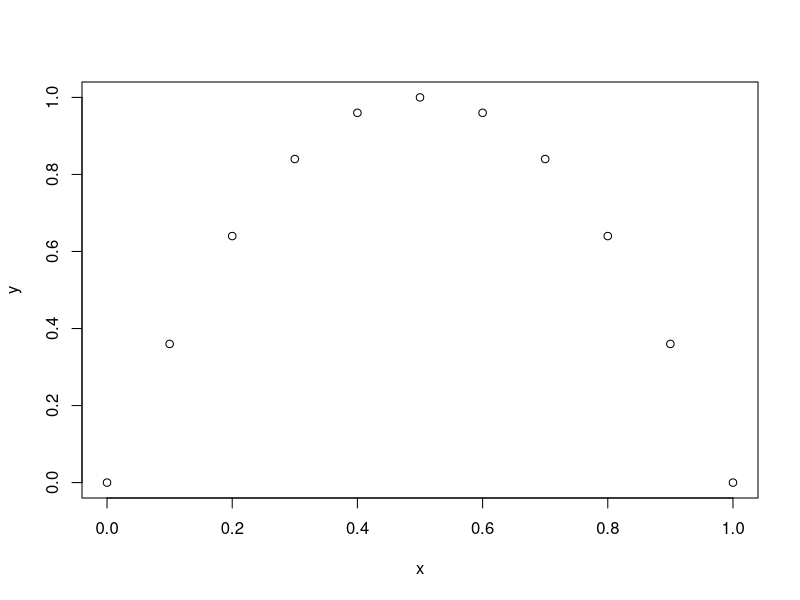
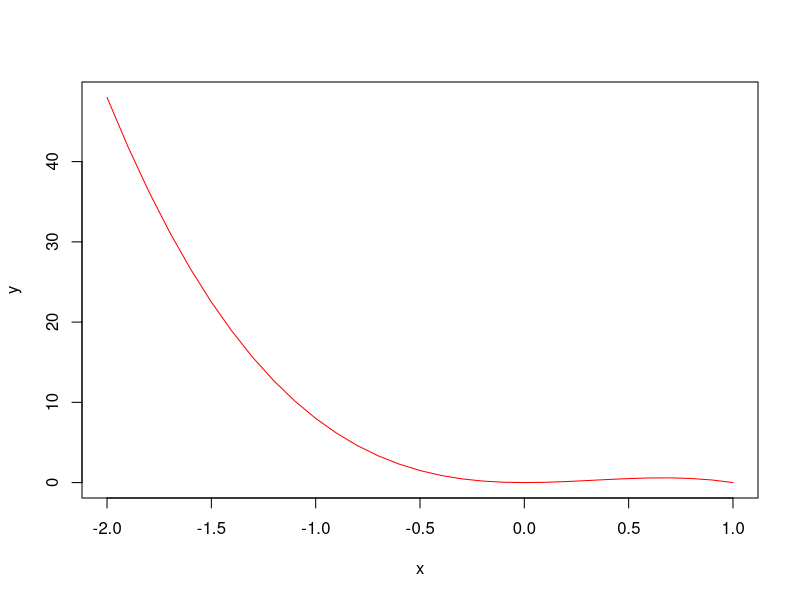
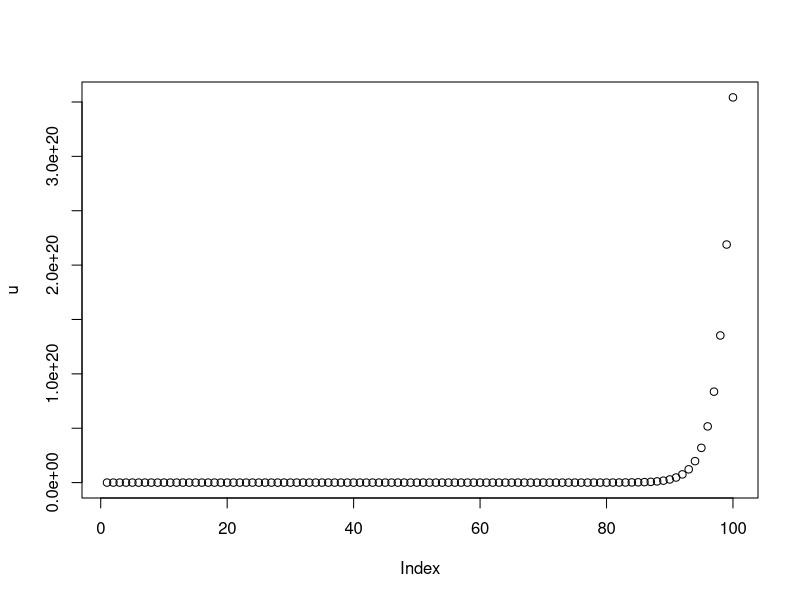

Recreate these plots in R, in order.
# Exercice 1

x <- c(1,3, 5, 7, 9)
y <- c(2, 3, 5,7, 11, 13)
z <- c(9, 3, 2, 5,9, 2, 3, 9, 1)

x + 2
y * 3
length(x)
x + y
sum(x>5)
sum(x[x>5])
sum(x > 5 | x < 3)
y[3]
y[-3]
y[x]
( y > 7)
y[y > 7]
sort(z)
sort(z, dec = TRUE)
rev(z)
order(z)
unique(z)
duplicated(z)
table(z)
rep(z, 3)

# Exercice 2
x <- 1:10
y <- 4:13
z <- c(x[1:2], y, x[3:length(x)])

# Exercice 3
# 1-
y0 <- seq(0, 10, 2)
y1 <- seq(2, 18, 2)
y3 <- rep(4, 20)
y4 <- seq(0, 10, length.out = 20)

#2-

y3[3]
y3[-3]

#3-

matrix(y3, nrow=2)
matrix(y3,  byrow=TRUE)

#4-

A <- matrix(1:12, nrow=4, byrow=TRUE)
A
#5-

B <- matrix(1:12, nrow=4, byrow=FALSE)
B
#6-
A[2, 3]
#7-
A[, 1]
A[2, ]

#8-
C <- A[c(1, 4), ]
C

# Exercice 4
X <- diag(1, nrow=9, ncol=9)
X

# Exercice 5
# 1-
x <- seq(0, 1, 0.1)
x
# 2-
length(x)
# 3-
y <- 4*x*(1-x)
y
# 4-
plot(x, y)
# 5-
max(y)
# 6-
x[which.max(y)]
# 7-
x <- seq(-2, 1, 0.1)
y <- 4*x^2*(1-x)
plot(x, y, type="l", col="red")

# Exercice 6

# 1-
32/4
# 2-
factorial(9)


# Exercice 7

# Suite de Fibonnacci

u <- rep(1, 100)
u
for(i in 1:(length(u) - 2)){
  u[i+2] <- u[i] + u[i+1]
}
plot(u)
u